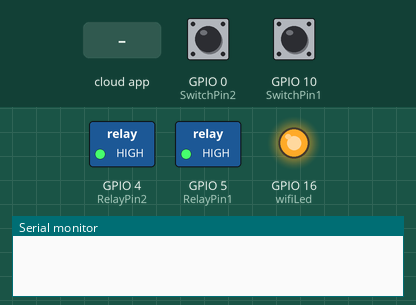
A sketch run on a simulated ESP8266 (NodeMCU). Parts: switched loads named in the sketch (green lamp = pin HIGH), output pins drawn as LEDs (lit = HIGH), the last lines printed to the serial monitor. Dashed ring = blinking. The inputs (shaded band) are chosen by the test bench; at power-on: GPIO 0 (SwitchPin2) HIGH, GPIO 10 (SwitchPin1) HIGH. WiFi joins after 1.5 s; servers stay silent unless stated.

Above: at 2.7 s.
2.8 s: GPIO 0 (SwitchPin2) pulled LOW for 1 s
At 4.3 s:
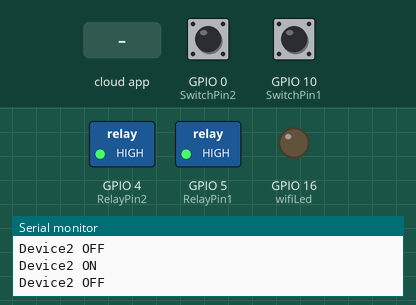
5.4 s: GPIO 10 (SwitchPin1) pulled LOW for 1 s
At 5.75 s:
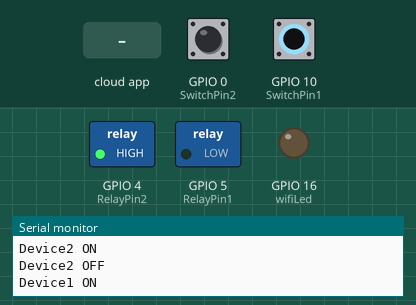
8.0 s: GPIO 10 (SwitchPin1) pulled LOW for 0.15 s
At 8.7 s:
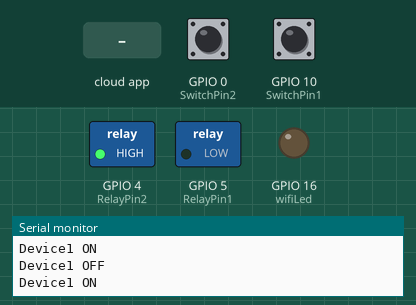
9.7 s: the phone or cloud app sets switch2 to 1
At 10.9 s:
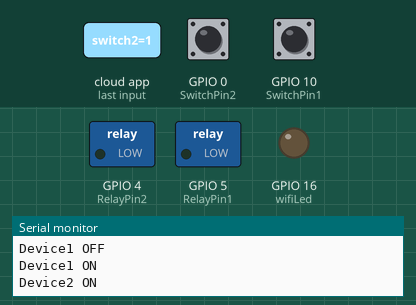
11.2 s: the phone or cloud app sets switch2 to 0
At 12.1 s:
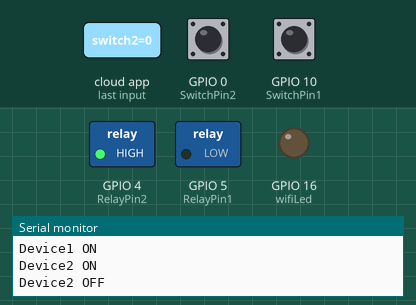
Timing chart, 0 to 13.7 s (numbered marks = the images above; inputs shaded):
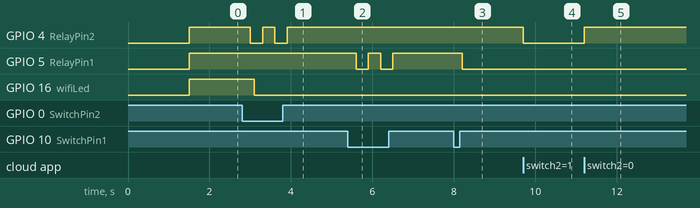

The sketch:

home_automation_in_alexa.ino
```cpp
//Home automation using Alexa
//RESEARCH TAMILAN

#include "arduino_secrets.h"
#include "thingProperties.h"

// define the GPIO connected with Relays and switches
#define RelayPin1 5  //D1
#define RelayPin2 4  //D2

#define SwitchPin1 10  //SD3
#define SwitchPin2 0   //D3

#define wifiLed   16   //D0

int toggleState_1 = 0; //Define integer to remember the toggle state for relay 1
int toggleState_2 = 0; //Define integer to remember the toggle state for relay 2

void relayOnOff(int relay) {

  switch (relay) {
    case 1:
      if (toggleState_1 == 0) {
        digitalWrite(RelayPin1, LOW); // turn on relay 1
        toggleState_1 = 1;
        Serial.println("Device1 ON");
      }
      else {
        digitalWrite(RelayPin1, HIGH); // turn off relay 1
        toggleState_1 = 0;
        Serial.println("Device1 OFF");
      }
      delay(100);
      break;
    case 2:
      if (toggleState_2 == 0) {
        digitalWrite(RelayPin2, LOW); // turn on relay 2
        toggleState_2 = 1;
        Serial.println("Device2 ON");
      }
      else {
        digitalWrite(RelayPin2, HIGH); // turn off relay 2
        toggleState_2 = 0;
        Serial.println("Device2 OFF");
      }
      delay(100);
      break;
    default : break;
  }
}

void manual_control() {
  //Manual Switch Control
  if (digitalRead(SwitchPin1) == LOW) {
    delay(200);
    relayOnOff(1);
  }
  else if (digitalRead(SwitchPin2) == LOW) {
    delay(200);
    relayOnOff(2);
  }
}

void setup() {
  // Initialize serial and wait for port to open:
  Serial.begin(9600);
  // This delay gives the chance to wait for a Serial Monitor without blocking if none is found
  delay(1500);

  // Defined in thingProperties.h
  initProperties();

  // Connect to Arduino IoT Cloud
  ArduinoCloud.begin(ArduinoIoTPreferredConnection);

  setDebugMessageLevel(2);
  ArduinoCloud.printDebugInfo();

  pinMode(RelayPin1, OUTPUT);
  pinMode(RelayPin2, OUTPUT);

  pinMode(wifiLed, OUTPUT);

  pinMode(SwitchPin1, INPUT_PULLUP);
  pinMode(SwitchPin2, INPUT_PULLUP);

  //During Starting all Relays should TURN OFF
  digitalWrite(RelayPin1, HIGH);
  digitalWrite(RelayPin2, HIGH);

  digitalWrite(wifiLed, HIGH);  //Turn OFF WiFi LED
}

void loop() {
  ArduinoCloud.update();

  manual_control(); //Control relays manually

  if (WiFi.status() != WL_CONNECTED)
  {
    digitalWrite(wifiLed, HIGH); //Turn OFF WiFi LED
  }
  else{
    digitalWrite(wifiLed, LOW); //Turn ON WiFi LED
  }
}

void onSwitch1Change() {
  if (switch1 == 1)
  {
    digitalWrite(RelayPin1, LOW);
    Serial.println("Device1 ON");
    toggleState_1 = 1;
  }
  else
  {
    digitalWrite(RelayPin1, HIGH);
    Serial.println("Device1 OFF");
    toggleState_1 = 0;
  }
}

void onSwitch2Change() {
  if (switch2 == 1)
  {
    digitalWrite(RelayPin2, LOW);
    Serial.println("Device2 ON");
    toggleState_2 = 1;
  }
  else
  {
    digitalWrite(RelayPin2, HIGH);
    Serial.println("Device2 OFF");
    toggleState_2 = 0;
  }
}
```

arduino_secrets.h
```cpp
#define SECRET_SSID "Ajas"  //Enter WIFI NAME
#define SECRET_PASS "Ajas1234"  //Enter WIFI PASSWORD
#define SECRET_DEVICE_KEY "15YiOgABuFtMJZ29jRTTB!Prz"  //Enter Secret Key
```

thingProperties.h
```cpp
// Code generated by Arduino IoT Cloud, DO NOT EDIT.


#include <ArduinoIoTCloud.h>
#include <Arduino_ConnectionHandler.h>


const char THING_ID[]           = "3092c4ee-f7e3-47d1-b2bc-7a2202685406";  //Enter THING ID
const char DEVICE_LOGIN_NAME[]  = "ce433f2b-cf0a-45ac-94be-25b44aeff92f"; //Enter DEVICE ID

const char SSID[]               = SECRET_SSID;    // Network SSID (name)
const char PASS[]               = SECRET_PASS;    // Network password (use for WPA, or use as key for WEP)
const char DEVICE_KEY[]  = SECRET_DEVICE_KEY;    // Secret device password

void onSwitch1Change();
void onSwitch2Change();


CloudSwitch switch1;
CloudSwitch switch2;


void initProperties(){

  ArduinoCloud.setBoardId(DEVICE_LOGIN_NAME);
  ArduinoCloud.setSecretDeviceKey(DEVICE_KEY);
  ArduinoCloud.setThingId(THING_ID);
  ArduinoCloud.addProperty(switch1, READWRITE, ON_CHANGE, onSwitch1Change);
  ArduinoCloud.addProperty(switch2, READWRITE, ON_CHANGE, onSwitch2Change);

}

WiFiConnectionHandler ArduinoIoTPreferredConnection(SSID, PASS);
```

Measured:
- after the input at 2.8 s, GPIO 4 (RelayPin2): alternates HIGH for 0.30 s and LOW for 0.30 s, 4 changes in all, then stays HIGH, starting after 0.20 s
- after the input at 5.4 s, GPIO 5 (RelayPin1): alternates HIGH for 0.30 s and LOW for 0.30 s, 4 changes in all, then stays HIGH, starting after 0.20 s
- after the input at 8.0 s, GPIO 5 (RelayPin1): HIGH → LOW after 0.20 s
- after the input at 9.7 s, GPIO 4 (RelayPin2): HIGH → LOW at once
- after the input at 11.2 s, GPIO 4 (RelayPin2): LOW → HIGH at once
